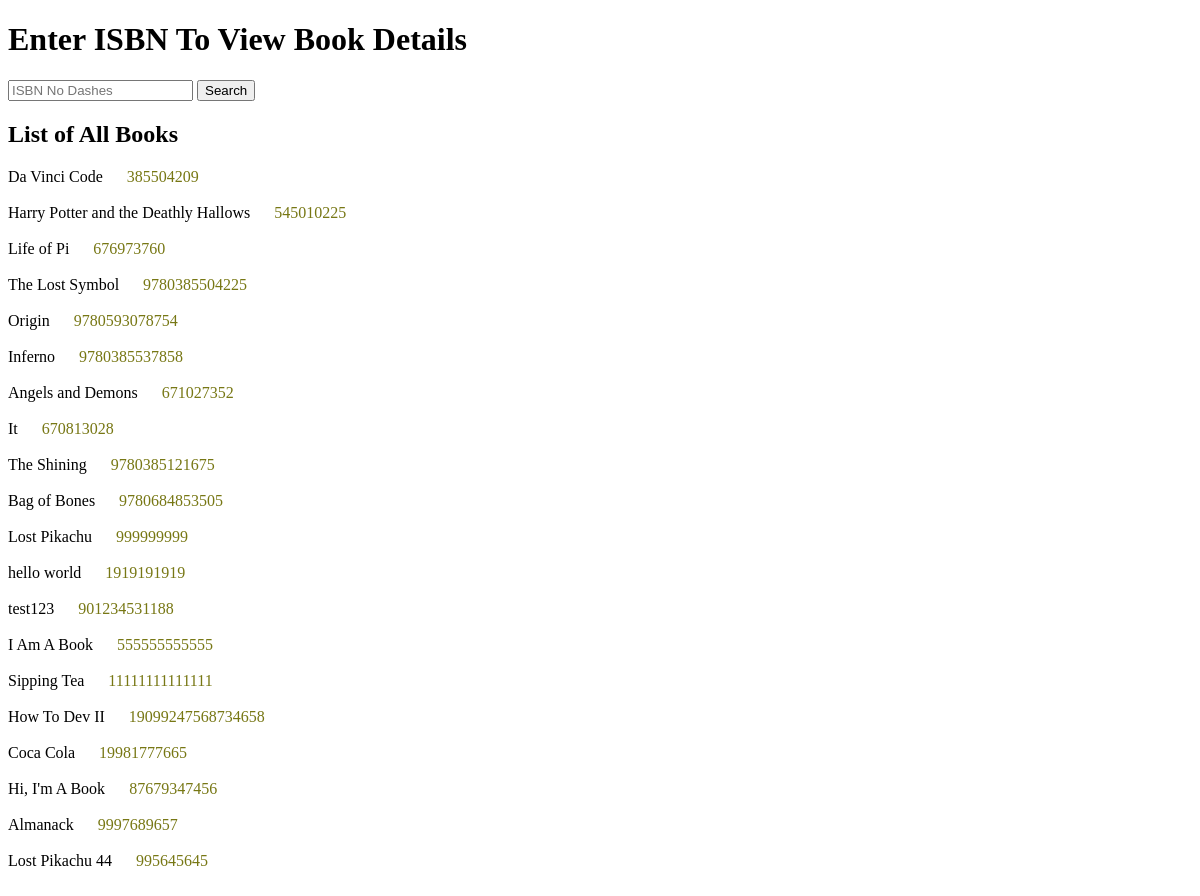
/books/, run on an earlier commit of the app's database.
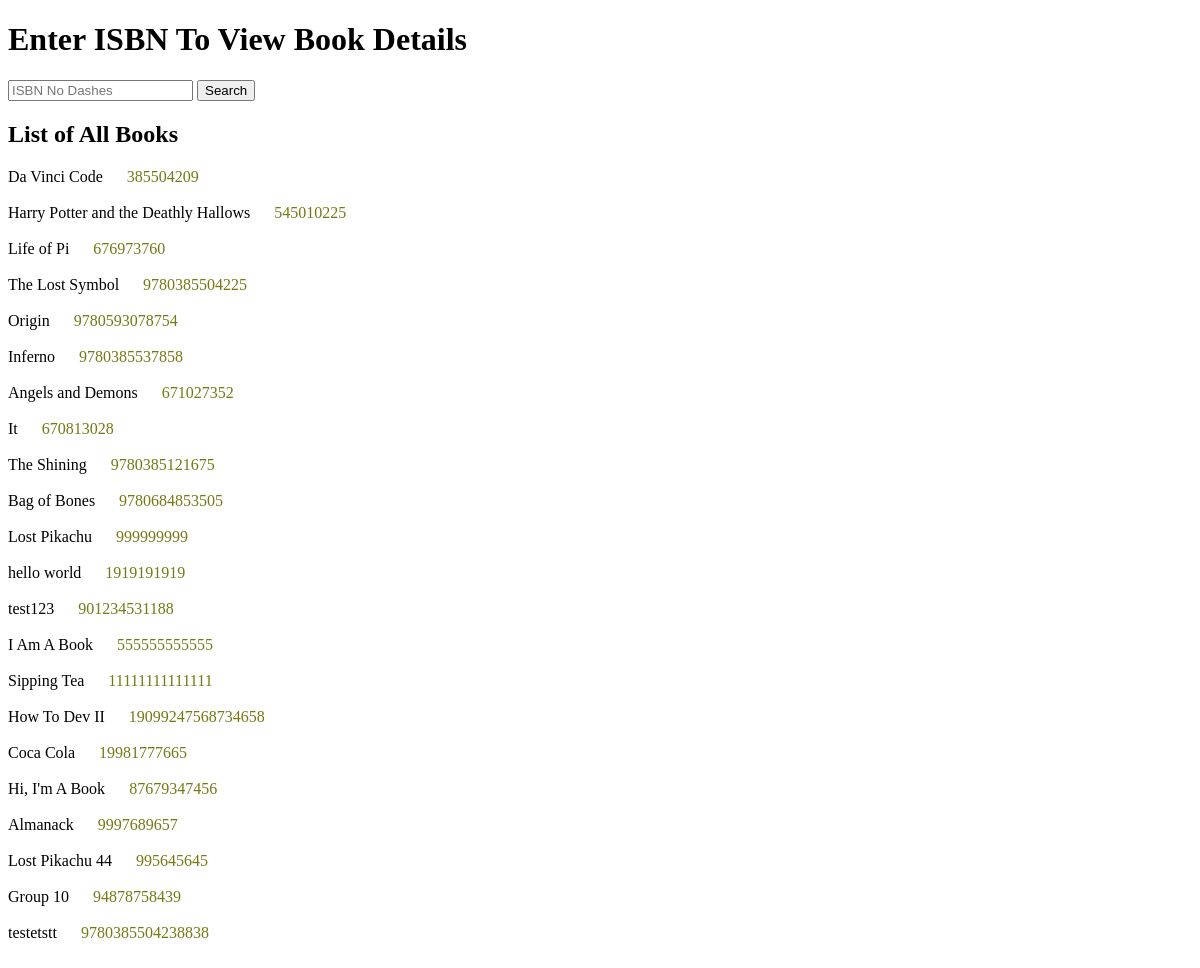
And on a later commit of the database.
### books/models.py (models this page shows)
class Book(models.Model):
    Title = models.CharField(max_length=200)
    Author = models.CharField(max_length=200)
    Price = models.FloatField()
    Book_Description = models.CharField(max_length=10000)
    Genre = models.CharField(max_length=200)
    Publisher = models.CharField(max_length=200)
    Year_Published = models.IntegerField()
    Copies_Sold = models.IntegerField()
    ISBN = models.IntegerField()

### books/views.py (the view)
# urls.py: path('books/', BooksRegular.all_books),
    def all_books(request):
        books = Book.objects.all()
        return render (request, "ISBN_Search.html", {'books': books})

### templates/ISBN_Search.html (shortened to what this page needs)
<!DOCTYPE html>
<html lang="en">
<head>
</head>
<body>
    <h1>Enter ISBN To View Book Details</h1>
     <input type="text" placeholder="ISBN No Dashes">
    <button type="submit">Search</button>
    <h2>List of All Books</h2>
    {% for book in books %}
       <div>{{book.Title}} <span id = "isbn">{{book.ISBN}}</span>
       </div>
        <br>
    {% endfor %}
</body>
</html>

### templates/ISBN_Search.html (style rules this page uses)
#isbn { color:rgb(119, 119, 20); margin-left: 20px; }

What changed in the data, as far as the page shows it:
added Book: Title "Group 10", ISBN "94878758439"
added Book: Title "testetstt", ISBN "9780385504238838"
